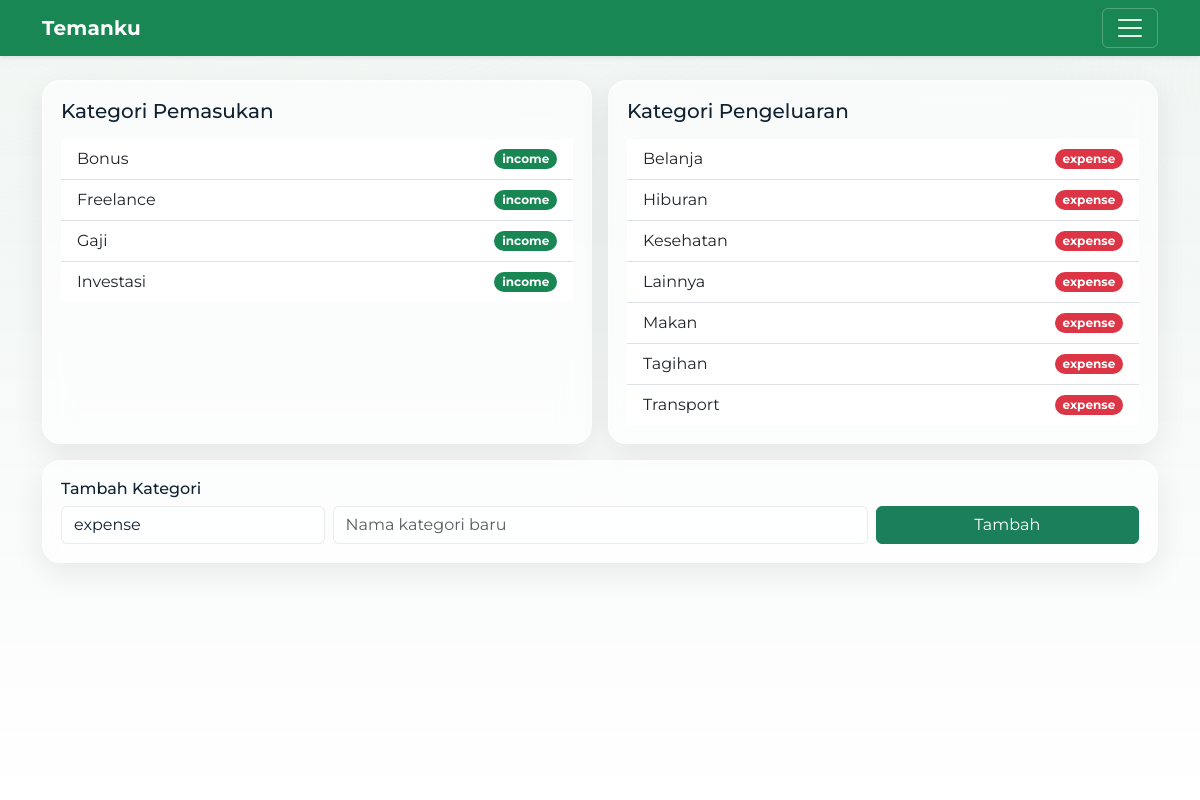
The page /categories (signed in) on the database its author committed.
### tables this page shows
CREATE TABLE categories (
  id INTEGER PRIMARY KEY AUTOINCREMENT,
  user_id INTEGER NOT NULL,
  type TEXT CHECK(type IN ('income','expense')) NOT NULL,
  name TEXT NOT NULL,
  UNIQUE(user_id, type, name),
  FOREIGN KEY (user_id) REFERENCES users(id)
);

### app.py (the view)
@app.get("/categories")
@login_required
def categories_page():
    with db() as con:
        inc = con.execute(
            "SELECT * FROM categories WHERE user_id=? AND type='income' ORDER BY name",
            (current_user.id,)
        ).fetchall()
        exp = con.execute(
            "SELECT * FROM categories WHERE user_id=? AND type='expense' ORDER BY name",
            (current_user.id,)
        ).fetchall()
    return render_template(
        "categories.html",
        income=[dict(i) for i in inc],
        expense=[dict(e) for e in exp],
        title="Kategori",
    )

### app.py (called while the page is built)
def db():
    conn = sqlite3.connect(APP_DB, timeout=5.0)
    conn.row_factory = sqlite3.Row
    conn.execute("PRAGMA busy_timeout = 5000")
    return conn

@login_manager.user_loader
def load_user(user_id):
    with db() as con:
        row = con.execute("SELECT * FROM users WHERE id=?", (user_id,)).fetchone()
        return User(row) if row else None

### templates/categories.html (shortened to what this page needs)
{% extends "base.html" %}
{% block content %}
<div class="row g-3">
  <div class="col-lg-6">
    <div class="card-soft h-100">
      <h5 class="mb-3">Kategori Pemasukan</h5>
      <ul class="list-group list-group-flush">
        {% for c in income %}
          <li class="list-group-item d-flex justify-content-between align-items-center">
            {{ c.name }} <span class="badge rounded-pill text-bg-success">income</span>
          </li>
        {% endfor %}
      </ul>
    </div>
  </div>
  <div class="col-lg-6">
    <div class="card-soft h-100">
      <h5 class="mb-3">Kategori Pengeluaran</h5>
      <ul class="list-group list-group-flush">
        {% for c in expense %}
          <li class="list-group-item d-flex justify-content-between align-items-center">
            {{ c.name }} <span class="badge rounded-pill text-bg-danger">expense</span>
          </li>
        {% endfor %}
      </ul>
    </div>
  </div>
</div>
<div class="card-soft mt-3">
  <h6 class="mb-2">Tambah Kategori</h6>
  <form method="post" class="row g-2" action="{{ url_for('categories_add') }}">
    <div class="col-md-3">
      <select name="type" class="form-select" required>
        <option value="expense" selected>expense</option>
      </select>
    </div>
    <div class="col-md-6">
      <input name="name" class="form-control" placeholder="Nama kategori baru" required>
    </div>
    <div class="col-md-3">
      <button class="btn btn-primary w-100">Tambah</button>
    </div>
  </form>
</div>
{% endblock %}

### static/style.css (style rules this page uses)
:root { --bg:#0f5132; --page:#e9eef6; --card:rgba(255,255,255,.6); --text:#102132; --muted:#6c7a89; --primary:#1a7f5a; --ring:rgba(26,127,90,.35); --glass-border:rgba(255,255,255,.32); --chart-bar:45, 156, 219; }
* { scroll-behavior:smooth }
body { background:var(--page); color:var(--text); font-family: "Montserrat", system-ui, -apple-system, "Segoe UI", Roboto, "Helvetica Neue", Arial, "Noto Sans", "Apple Color Emoji","Segoe UI Emoji","Segoe UI Symbol", sans-serif; font-feature-settings: "cv01","cv02"; }
.btn { transition:transform .15s ease, box-shadow .2s ease }
.btn-primary { background:var(--primary);border-color:var(--primary) }
.form-control,.form-select { background:rgba(255,255,255,.65);color:var(--text); border:1px solid rgba(0,0,0,.08) }
.card-soft { background:var(--card); border:1px solid var(--glass-border); border-radius:18px; padding:18px; box-shadow: 0 10px 30px rgba(10,14,29,.08), inset 0 1px 0 rgba(255,255,255,.25); backdrop-filter: blur(14px); -webkit-backdrop-filter: blur(14px); transition:transform .25s ease, box-shadow .25s ease, border-color .25s ease; }
body { font-family: "Montserrat", system-ui, -apple-system, Segoe UI, Roboto, Arial, sans-serif; }

### rows shown on the page
categories: name "Bonus"
categories: name "Freelance"
categories: name "Gaji"
categories: name "Investasi"
categories: name "Belanja"
categories: name "Hiburan"
categories: name "Kesehatan"
categories: name "Lainnya"
categories: name "Makan"
categories: name "Tagihan"
categories: name "Transport"
